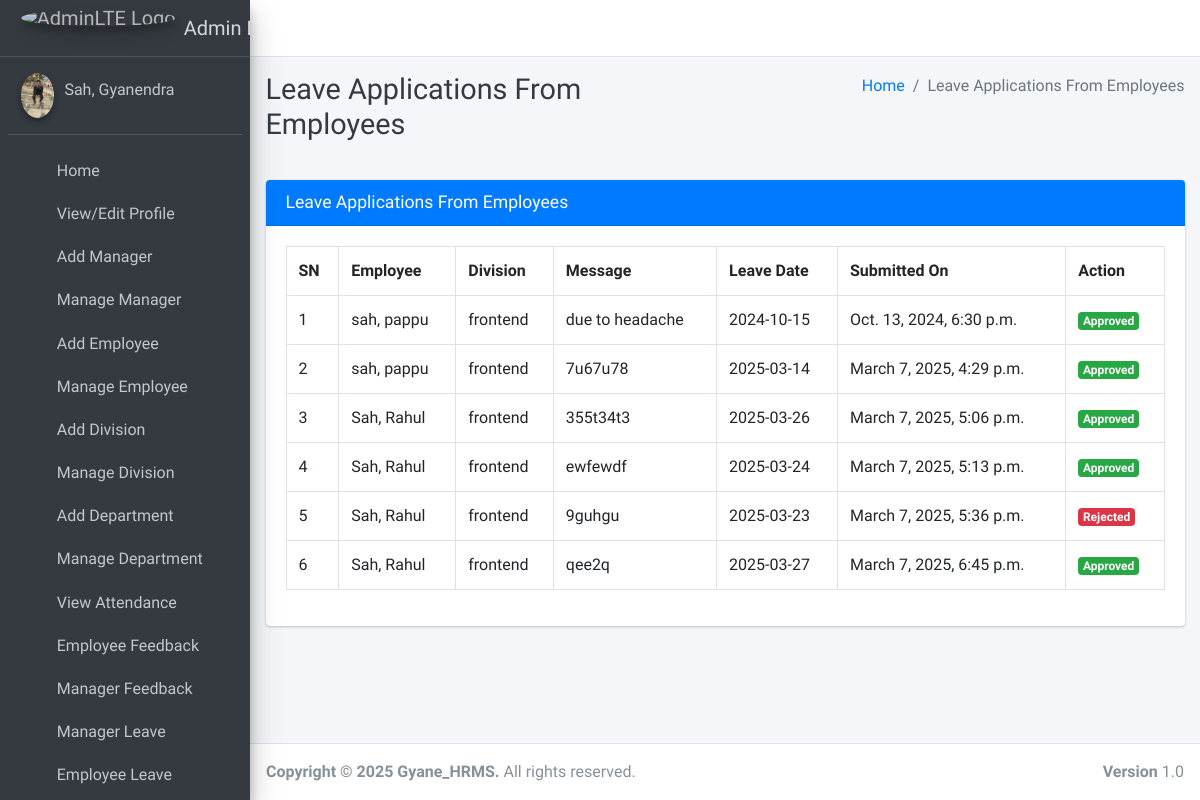
Page /employee/view/leave/ (signed in) on the committed database.
### main_app/models.py (models this page shows)
class CustomUser(AbstractUser):
    USER_TYPE = ((1, "CEO"), (2, "Manager"), (3, "Employee"))
    GENDER = [("M", "Male"), ("F", "Female")]
    username = None  # Removed username, using email instead
    email = models.EmailField(unique=True)
    user_type = models.CharField(default=1, choices=USER_TYPE, max_length=1)
    gender = models.CharField(max_length=1, choices=GENDER)
    profile_pic = models.ImageField()
    address = models.TextField()
    fcm_token = models.TextField(default="")  # For firebase notifications
    created_at = models.DateTimeField(auto_now_add=True)
    updated_at = models.DateTimeField(auto_now=True)
    USERNAME_FIELD = "email"
    REQUIRED_FIELDS = []
    objects = CustomUserManager()
    def __str__(self):
        return self.last_name + ", " + self.first_name

class LeaveReportEmployee(models.Model):
    employee = models.ForeignKey(Employee, on_delete=models.CASCADE)
    date = models.CharField(max_length=60)
    message = models.TextField()
    status = models.SmallIntegerField(default=0)
    created_at = models.DateTimeField(auto_now_add=True)
    updated_at = models.DateTimeField(auto_now=True)

class Employee(models.Model):
    admin = models.OneToOneField(CustomUser, on_delete=models.CASCADE)
    division = models.ForeignKey(Division, on_delete=models.DO_NOTHING, null=True, blank=False)
    department = models.ForeignKey(Department, on_delete=models.DO_NOTHING, null=True, blank=False)
    def __str__(self):
        return self.admin.last_name + ", " + self.admin.first_name

class Division(models.Model):
    name = models.CharField(max_length=120)
    created_at = models.DateTimeField(auto_now_add=True)
    updated_at = models.DateTimeField(auto_now=True)
    def __str__(self):
        return self.name

### main_app/ceo_views.py (the view, shortened to what this page needs)
# urls.py: path("employee/view/leave/", ceo_views.view_employee_leave,
def view_employee_leave(request):
    if request.method == "GET":
        allLeave = LeaveReportEmployee.objects.all()
        context = {
            'allLeave': allLeave,
            'page_title': 'Leave Applications From Employees'
        }
        return render(request, "ceo_template/employee_leave_view.html", context)
    else:
        return JsonResponse({"status": "False", "message": "Invalid request method"}, safe=False)

### main_app/templates/ceo_template/employee_leave_view.html (shortened to what this page needs)
{% extends 'main_app/base.html' %}
{% load static %}
{% block page_title %}{{ page_title }}{% endblock page_title %}
{% block content %}
<section class="content">
    <div class="container-fluid">
        <div class="row">
            <div class="col-md-12">
                <div class="card card-primary">
                    <div class="card-header">
                        <h3 class="card-title">{{ page_title }}</h3>
                    </div>
                    <div class="table card-body">
                        <table class="table table-bordered">
                            <tr>
                                <th>SN</th>
                                <th>Employee</th>
                                <th>Division</th>
                                <th>Message</th>
                                <th>Leave Date</th>
                                <th>Submitted On</th>
                                <th>Action</th>
                            </tr>
                            {% for leave in allLeave %}
                                <tr>
                                    <td>{{ forloop.counter }}</td>
                                    <td>{{ leave.employee }}</td>
                                    <td>{{ leave.employee.division }}</td>
                                    <td>{{ leave.message }}</td>
                                    <td>{{ leave.date }}</td>
                                    <td>{{ leave.created_at }}</td>
                                    <td>
                                        {% if leave.status == 0 %}
                                            <button data-toggle="modal" data-target="#reply_modal" value="{{ leave.id }}" class="btn btn-primary reply_open_modal">Reply</button>
                                        {% elif leave.status == -1 %}
                                            <span class="badge badge-danger">Rejected</span>
                                        {% else %}
                                            <span class="badge badge-success">Approved</span>
                                        {% endif %}
                                    </td>
                                </tr>
                            {% endfor %}
                        </table>
                    </div>
                </div>
            </div>
        </div>
    </div>
</section>
{% endblock content %}

### main_app/templates/main_app/base.html (shortened to what this page needs)
{% load static %}
<!DOCTYPE html>
<html>
<head>
    <link rel="stylesheet" href="{% static 'plugins/fontawesome-free/css/all.min.css'%} ">
    <link rel="stylesheet" href="{% static 'css/ionicons.min.css' %}">
    <link rel="stylesheet" href="{% static 'toastr/toastr.min.css' %}">
    <link rel="stylesheet"
        href="{% static 'plugins/tempusdominus-bootstrap-4/css/tempusdominus-bootstrap-4.min.css'%} ">
    <link rel="stylesheet" href="{% static 'plugins/icheck-bootstrap/icheck-bootstrap.min.css'%} ">
    <link rel="stylesheet" href="{% static 'plugins/jqvmap/jqvmap.min.css'%} ">
    <link rel="stylesheet" href="{% static 'dist/css/adminlte.min.css'%} ">
    <link rel="stylesheet" href="{% static 'plugins/overlayScrollbars/css/OverlayScrollbars.min.css'%} ">
    <link rel="stylesheet" href="{% static 'plugins/daterangepicker/daterangepicker.css'%} ">
    <link rel="stylesheet" href="{% static 'plugins/summernote/summernote-bs4.css'%} ">
</head>
<body class="hold-transition sidebar-mini layout-fixed">
    <div class="wrapper">
        <nav class="main-header navbar navbar-expand navbar-white navbar-light">
            <ul class="navbar-nav">
                <li class="nav-item">
                    <a class="nav-link" data-widget="pushmenu" href="#"><i class="fas fa-bars"></i></a>
                </li>
            </ul>
        </nav>
        {% include "main_app/sidebar_template.html" with user=user %}
        <div class="content-wrapper">
            <div class="content-header">
                <div class="container-fluid">
                    <div class="row mb-2">
                        <div class="col-sm-6">
                            <h1 class="m-0 text-dark">{% block page_title %}{% endblock page_title %}</h1>
                        </div>
                        <div class="col-sm-6">
                            <ol class="breadcrumb float-sm-right">
                                <li class="breadcrumb-item"><a href="#">Home</a></li>
                                <li class="breadcrumb-item active">{{ page_title }}</li>
                            </ol>
                        </div>
                    </div>
                </div>
            </div>
<section class="content">
    <div class="container-fluid">
        <div class="row">
            <div class="col-md-12">
            </div></div></div></section>
            {% block content %}
            {% endblock content %}
        </div>
        {% include "main_app/footer.html" %}
    </div>
</body>
</html>

### main_app/templates/main_app/sidebar_template.html (shortened to what this page needs)
{% load static %}
<aside class="main-sidebar sidebar-dark-primary elevation-4">
{% if request.user.user_type == '1' %}
    <a href="{% url 'admin_home' %}" class="brand-link">
        <img src="{% static 'dist/img/AdminLTELogo.png' %} " alt="AdminLTE Logo"
            class="brand-image img-circle elevation-3" style="opacity: .8">
        <span class="brand-text font-weight-light">Admin Panel</span>
    </a>
    <div class="sidebar">
        <div class="user-panel mt-3 pb-3 mb-3 d-flex">
            <div class="image">
                <img src="{{ request.user.profile_pic}}" class="img-circle elevation-2" alt="User Image">
            </div>
            <div class="info">
                <a href="#" class="d-block">{{user}}</a>
            </div>
        </div>
        <nav class="mt-2">
            <ul class="nav nav-pills nav-sidebar flex-column" data-widget="treeview" role="menu" data-accordion="false">
                <li class="nav-item">
                    {% url 'admin_home' as admin_home %}
                    <a href="{{admin_home}}" class="nav-link {% if admin_home == request.path %} active {% endif %}">
                        <i class="nav-icon fas fa-th"></i>
                        <p>
                            Home
                        </p>
                    </a>
                </li>
                <li class="nav-item">
                    {% url 'admin_view_profile' as admin_view_profile %}
                    <a href="{{admin_view_profile}}" class="nav-link {% if admin_view_profile == request.path %} active {% endif %}">
                        <i class="nav-icon fas fa-th"></i>
                        <p>
                            View/Edit Profile
                        </p>
                    </a>
                </li>
                <li class="nav-item">
                    {% url 'add_manager' as add_manager %}
                    <a href="{{add_manager}}" class="nav-link {% if add_manager == request.path %} active {% endif %}">
                        <i class="nav-icon fas fa-th"></i>
                        <p>
                            Add Manager
                        </p>
                    </a>
                </li>
                <li class="nav-item">
                    {% url 'manage_manager' as manage_manager %}
                    {% url 'edit_manager' manager_id as edit_manager %}
                    <a href="{{manage_manager}}"
                        class="nav-link {% if manage_manager == request.path or request.path == edit_manager %} active {% endif %}">
                        <i class="nav-icon fas fa-th"></i>
                        <p>
                            Manage Manager
                        </p>
                    </a>
                </li>
                <li class="nav-item">
                    {% url 'add_employee' as add_employee%}
                    <a href="{{add_employee}}" class="nav-link  {% if add_employee == request.path %} active {% endif %}">
                        <i class="nav-icon fas fa-th"></i>
                        <p>
                            Add Employee
                        </p>
                    </a>
                </li>
                <li class="nav-item">
                    {% url 'manage_employee' as manage_employee %}
                    {% url 'edit_employee' employee_id as edit_employee %}
                    <a href="{{manage_employee}}"
                        class="nav-link  {% if edit_employee == request.path or manage_employee == request.path %} active {% endif %}">
                        <i class="nav-icon fas fa-th"></i>
                        <p>
                            Manage Employee
                        </p>
                    </a>
                </li>
                <li class="nav-item">
                    {% url 'add_division' as add_division %}
                    <a href="{{add_division}}" class="nav-link  {% if add_division == request.path %} active {% endif %}">
                        <i class="nav-icon fas fa-th"></i>
                        <p>
                            Add Division
                        </p>
                    </a>
                </li>
                <li class="nav-item">
                    {% url 'manage_division' as manage_division %}
                    {% url 'edit_division' division_id as edit_division %}
                    <a href="{{manage_division}}"
                        class="nav-link  {% if edit_division == request.path or manage_division == request.path %} active {% endif %}">
                        <i class="nav-icon fas fa-th"></i>
                        <p>
                            Manage Division
                        </p>
                    </a>
                </li>
                <li class="nav-item">
                    {% url 'add_department' as add_department %}
                    <a href="{{add_department}}" class="nav-link  {% if add_department == request.path %} active {% endif %}">
                        <i class="nav-icon fas fa-th"></i>
                        <p>
                            Add Department
                        </p>
                    </a>
                </li>
                <li class="nav-item">
                    {% url 'manage_department' as manage_department %}
                    {% url 'edit_department' department_id as edit_department %}
                    <a href="{{manage_department}}"
                        class="nav-link  {% if edit_department == request.path or manage_department == request.path %} active {% endif %}">
                        <i class="nav-icon fas fa-th"></i>
                        <p>
                            Manage Department
                        </p>
                    </a>
                </li>
                <li class="nav-item">
                    {% url 'admin_view_attendance' as admin_view_attendance %}
                    <li class="nav-item">
                        <a href="{{admin_view_attendance}}" class="nav-link  {% if admin_view_attendance == request.path %} active {% endif %}">
                            <i class="nav-icon fas fa-th"></i>
                            <p>
                                View Attendance
                            </p>
                        </a>
                    </li>
            <li class="nav-item">
                {% url 'employee_feedback_message' as employee_feedback_message %}
                <a href="{{ employee_feedback_message }}" class="nav-link  {% if employee_feedback_message == request.path %} active {% endif %}">
                    <i class="nav-icon fas fa-th"></i>
                    <p>
                        Employee Feedback
                        </p>
                    </a>
                </li>
                <li class="nav-item">
                {% url 'manager_feedback_message' as manager_feedback_message %}
                    <a href="{{manager_feedback_message}}" class="nav-link   {% if manager_feedback_message == request.path %} active {% endif %}">
                        <i class="nav-icon fas fa-th"></i>
                        <p>
                            Manager Feedback
                        </p>
                    </a>
                </li>
                <li class="nav-item">
                {% url 'view_manager_leave' as view_manager_leave %}
                    <a href="{{view_manager_leave}}" class="nav-link  {% if view_manager_leave == request.path %} active {% endif %}">
                        <i class="nav-icon fas fa-th"></i>
                        <p>
                            Manager Leave
                        </p>
                    </a>
                </li>
                <li class="nav-item">
                {% url 'view_employee_leave' as view_employee_leave %}
                    <a href="{% url 'view_employee_leave' %}" class="nav-link  {% if view_employee_leave == request.path %} active {% endif %}">
                        <i class="nav-icon fas fa-th"></i>
                        <p>
                            Employee Leave
                        </p>
                    </a>
                </li>
{% endif %}
</ul>
</nav>
</div>
</aside>

### main_app/templates/main_app/footer.html
<footer class="main-footer">
    <strong>Copyright &copy; {% now "Y" %} Gyane_HRMS</a>.</strong>
    All rights reserved.
    <div class="float-right d-none d-sm-inline-block">
        <b>Version</b> 1.0
    </div>
</footer>

### rows in the picture
CustomUser: user.profile_pic (picture), last_name+first_name "Sah, Gyanendra"
LeaveReportEmployee: employee "sah, pappu", employee.division "frontend", message "due to headache", date "2024-10-15", created_at "Oct. 13, 2024, 6:30 p.m.", status "Approved"
LeaveReportEmployee: employee "sah, pappu", employee.division "frontend", message "7u67u78", date "2025-03-14", created_at "March 7, 2025, 4:29 p.m.", status "Approved"
LeaveReportEmployee: employee "Sah, Rahul", employee.division "frontend", message "355t34t3", date "2025-03-26", created_at "March 7, 2025, 5:06 p.m.", status "Approved"
LeaveReportEmployee: employee "Sah, Rahul", employee.division "frontend", message "ewfewdf", date "2025-03-24", created_at "March 7, 2025, 5:13 p.m.", status "Approved"
LeaveReportEmployee: employee "Sah, Rahul", employee.division "frontend", message "9guhgu", date "2025-03-23", created_at "March 7, 2025, 5:36 p.m.", status "Rejected"
LeaveReportEmployee: employee "Sah, Rahul", employee.division "frontend", message "qee2q", date "2025-03-27", created_at "March 7, 2025, 6:45 p.m.", status "Approved"

### other values in the picture
{{ page_title }} "Leave Applications From Employees"
